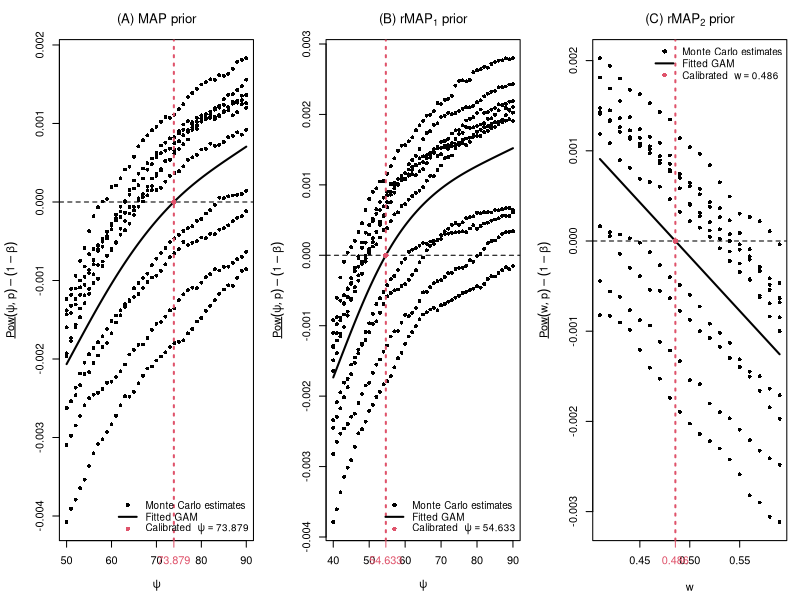

R code for this plot:
#### Figure A1: Numerical calibration of the borrowing parameters
#### for the MAP, rMAP_1, and rMAP_2 priors

library(mgcv)


#---- Load calibration results ----

## Load the simulation results used for GAM calibration
dat_map <- read.table(
  "Rdatas/MAP_cal_psi.txt",
  header = TRUE,
  sep = "\t"
)

dat_rmap1 <- read.table(
  "Rdatas/rMAP1_cal_psi.txt",
  header = TRUE,
  sep = "\t"
)

dat_rmap2 <- read.table(
  "Rdatas/rMAP2_cal_w.txt",
  header = TRUE,
  sep = "\t"
)


#---- Set graphical parameters ----

## Save the current graphical settings
old_par <- par(no.readonly = TRUE)

## Arrange the three calibration plots in one row
par(
  mfrow = c(1, 3),
  mar = c(4.5, 4.5, 3, 1),
  oma = c(0, 0, 0, 0)
)

#---- (A) MAP prior: Calibration of psi ----

## Fit the GAM to the Monte Carlo calibration results
fit_map <- gam(
  res ~ s(psi, k = 6),
  data = dat_map,
  method = "REML"
)

## Plot the Monte Carlo estimates
plot(
  dat_map$psi,
  dat_map$res,
  xlab = expression(psi),
  ylab = expression(
    underline(Pow)(psi, p) - (1 - beta)
  ),
  main = expression("(A) MAP prior"),
  pch = 16,
  cex = 0.8
)

## Construct a fine grid for evaluating the fitted GAM
psi_grid_map <- seq(
  min(dat_map$psi),
  max(dat_map$psi),
  length.out = 500
)

## Obtain predictions from the fitted GAM
pred_map <- predict(
  fit_map,
  newdata = data.frame(psi = psi_grid_map),
  se.fit = TRUE
)

## Add the fitted GAM curve
lines(
  psi_grid_map,
  pred_map$fit,
  lwd = 2
)

## Add the target power constraint
abline(
  h = 0,
  lty = 2,
  lwd = 1
)

## Identify intervals containing zero crossings of the fitted GAM
y_grid_map <- predict(
  fit_map,
  newdata = data.frame(psi = psi_grid_map)
)

idx_map <- which(
  y_grid_map[-length(y_grid_map)] *
    y_grid_map[-1] <= 0
)

## Refine the zero crossings
roots_map <- sapply(idx_map, function(i) {
  
  uniroot(
    function(x) {
      predict(
        fit_map,
        newdata = data.frame(psi = x)
      )
    },
    interval = c(
      psi_grid_map[i],
      psi_grid_map[i + 1]
    )
  )$root
  
})

## Check that at least one zero crossing is identified
if (length(roots_map) == 0) {
  stop("No zero crossing found for the MAP calibration.")
}

## Select the largest zero crossing as the calibrated value of psi
psi_cal_map <- max(roots_map)
# psi_cal_map = 73.87874

## Add the calibrated value of psi
abline(
  v = psi_cal_map,
  lty = 3,
  lwd = 2,
  col = 2
)

points(
  psi_cal_map,
  0,
  pch = 16,
  col = 2,
  cex = 1.1
)

axis(
  side = 1,
  at = psi_cal_map,
  labels = round(psi_cal_map, 3),
  col.axis = 2,
  col.ticks = 2
)

## Add the legend
legend(
  "bottomright",
  legend = as.expression(list(
    "Monte Carlo estimates",
    "Fitted GAM",
    bquote(
      "Calibrated " ~ psi ==
        .(round(psi_cal_map, 3))
    )
  )),
  pch = c(16, NA, 16),
  lty = c(NA, 1, NA),
  lwd = c(NA, 2, NA),
  col = c(1, 1, 2),
  bty = "n",
  cex = 0.9
)


#---- (B) rMAP_1 prior: Calibration of psi ----

## Fit the GAM to the Monte Carlo calibration results
fit_rmap1 <- gam(
  res ~ s(psi, k = 6),
  data = dat_rmap1,
  method = "REML"
)

## Plot the Monte Carlo estimates
plot(
  dat_rmap1$psi,
  dat_rmap1$res,
  xlab = expression(psi),
  ylab = expression(
    underline(Pow)(psi, p) - (1 - beta)
  ),
  main = expression("(B) " * rMAP[1] * " prior"),
  pch = 16,
  cex = 0.8
)

## Construct a fine grid for evaluating the fitted GAM
psi_grid_rmap1 <- seq(
  min(dat_rmap1$psi),
  max(dat_rmap1$psi),
  length.out = 500
)

## Obtain predictions from the fitted GAM
pred_rmap1 <- predict(
  fit_rmap1,
  newdata = data.frame(
    psi = psi_grid_rmap1
  )
)

## Add the fitted GAM curve
lines(
  psi_grid_rmap1,
  pred_rmap1,
  lwd = 2
)

## Add the target power constraint
abline(
  h = 0,
  lty = 2,
  lwd = 1
)

## Identify intervals containing zero crossings of the fitted GAM
idx_rmap1 <- which(
  pred_rmap1[-length(pred_rmap1)] *
    pred_rmap1[-1] <= 0
)

## Refine the zero crossings
roots_rmap1 <- sapply(idx_rmap1, function(i) {
  
  uniroot(
    function(x) {
      predict(
        fit_rmap1,
        newdata = data.frame(psi = x)
      )
    },
    interval = c(
      psi_grid_rmap1[i],
      psi_grid_rmap1[i + 1]
    )
  )$root
  
})

## Check that at least one zero crossing is identified
if (length(roots_rmap1) == 0) {
  stop("No zero crossing found for the rMAP_1 calibration.")
}

## Select the largest zero crossing as the calibrated value of psi
psi_cal_rmap1 <- max(roots_rmap1)
# psi_cal_rmap1 = 54.63299

## Add the calibrated value of psi
abline(
  v = psi_cal_rmap1,
  lty = 3,
  lwd = 2,
  col = 2
)

points(
  psi_cal_rmap1,
  0,
  pch = 16,
  col = 2,
  cex = 1.1
)

axis(
  side = 1,
  at = psi_cal_rmap1,
  labels = round(psi_cal_rmap1, 3),
  col.axis = 2,
  col.ticks = 2
)

## Add the legend
legend(
  "bottomright",
  legend = as.expression(list(
    "Monte Carlo estimates",
    "Fitted GAM",
    bquote(
      "Calibrated " ~ psi ==
        .(round(psi_cal_rmap1, 3))
    )
  )),
  pch = c(16, NA, 16),
  lty = c(NA, 1, NA),
  lwd = c(NA, 2, NA),
  col = c(1, 1, 2),
  bty = "n",
  cex = 0.9
)

#---- (C) rMAP_2 prior: Calibration of w ----

## Fit the GAM to the Monte Carlo calibration results
fit_rmap2 <- gam(
  res ~ s(w, k = 6),
  data = dat_rmap2,
  method = "REML"
)

## Plot the Monte Carlo estimates
plot(
  dat_rmap2$w,
  dat_rmap2$res,
  xlab = expression(w),
  ylab = expression(
    underline(Pow)(w, p) - (1 - beta)
  ),
  main = expression("(C) " * rMAP[2] * " prior"),
  pch = 16,
  cex = 0.8
)

## Construct a fine grid for evaluating the fitted GAM
w_grid_rmap2 <- seq(
  min(dat_rmap2$w),
  max(dat_rmap2$w),
  length.out = 500
)

## Obtain predictions from the fitted GAM
pred_rmap2 <- predict(
  fit_rmap2,
  newdata = data.frame(
    w = w_grid_rmap2
  )
)

## Add the fitted GAM curve
lines(
  w_grid_rmap2,
  pred_rmap2,
  lwd = 2
)

## Add the target power constraint
abline(
  h = 0,
  lty = 2,
  lwd = 1
)

## Identify intervals containing zero crossings of the fitted GAM
idx_rmap2 <- which(
  pred_rmap2[-length(pred_rmap2)] *
    pred_rmap2[-1] <= 0
)

## Refine the zero crossings
roots_rmap2 <- sapply(idx_rmap2, function(i) {
  
  uniroot(
    function(x) {
      predict(
        fit_rmap2,
        newdata = data.frame(w = x)
      )
    },
    interval = c(
      w_grid_rmap2[i],
      w_grid_rmap2[i + 1]
    )
  )$root
  
})

## Check that at least one zero crossing is identified
if (length(roots_rmap2) == 0) {
  stop("No zero crossing found for the rMAP_2 calibration.")
}

## Select the smallest zero crossing as the calibrated value of w
w_cal_rmap2 <- min(roots_rmap2)
# w_cal_rmap2 = 0.4855757

## Add the calibrated value of w
abline(
  v = w_cal_rmap2,
  lty = 3,
  lwd = 2,
  col = 2
)

points(
  w_cal_rmap2,
  0,
  pch = 16,
  col = 2,
  cex = 1.1
)

axis(
  side = 1,
  at = w_cal_rmap2,
  labels = round(w_cal_rmap2, 3),
  col.axis = 2,
  col.ticks = 2
)

## Add the legend
legend(
  "topright",
  legend = as.expression(list(
    "Monte Carlo estimates",
    "Fitted GAM",
    bquote(
      "Calibrated " ~ w ==
        .(round(w_cal_rmap2, 3))
    )
  )),
  pch = c(16, NA, 16),
  lty = c(NA, 1, NA),
  lwd = c(NA, 2, NA),
  col = c(1, 1, 2),
  bty = "n",
  cex = 0.9
)


#---- Restore graphical settings ----

## Restore the original graphical settings
par(old_par)
